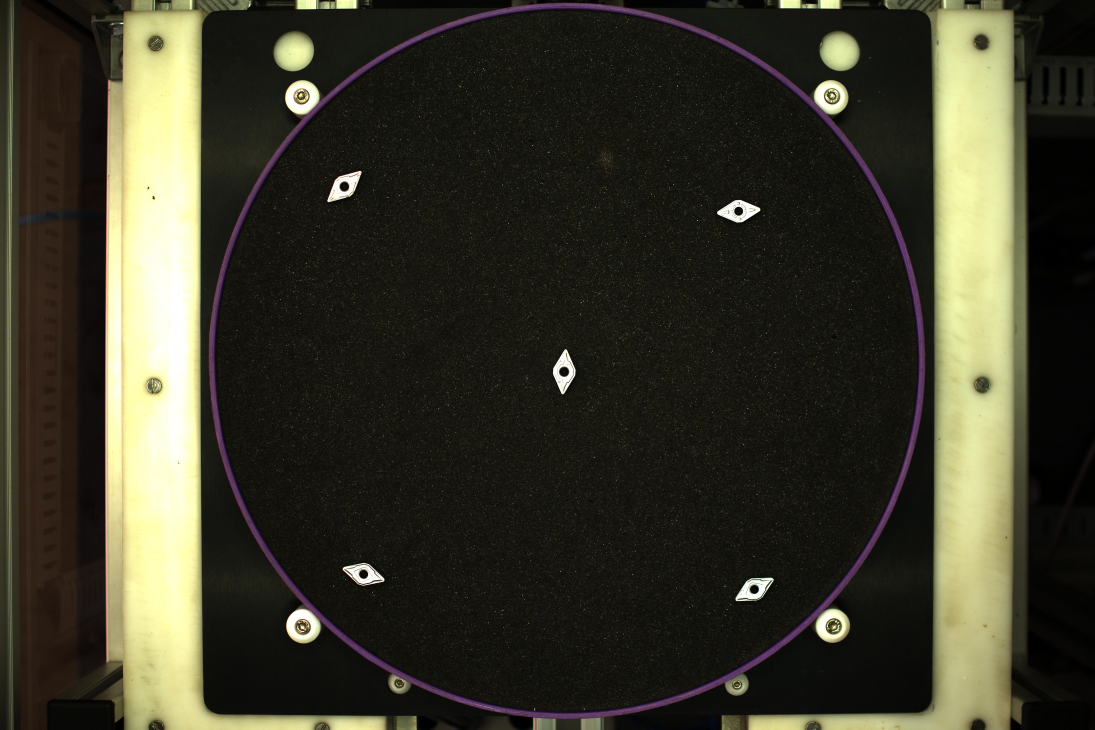
#> input picture ObjectAnalysis/30.jpg, 5472 x 3648 px (shown at 1/5 size)
$ jupyter execute --allow-errors object_analysis.ipynb
#> lines starting #> are read from the running program, lines starting #| are printed output that depends on the picture; after the words box and inside, x2 and y2 are one past the last pixel; in counts of white or black regions, pixels touching at a corner belong together
[cell 1]
from matplotlib import pyplot as plt
import numpy as np
import cv2
import time

filename = '40000.JPG'
# Load an color image in grayscale
img = cv2.imread('40000.JPG', 1)
# img2 = img[:,:,::-1]
#> (the rest of this cell did not finish here and is left out)

[cell 2]
import ctypes
from time import process_time
# Load DLL into memory.

#> (the rest of this cell did not finish here and is left out)

[cell 3]
from ctypes import *
#> (the rest of this cell did not finish here and is left out)

[cell 4]
s = "Hello, World"
#> (the rest of this cell did not finish here and is left out)

[cell 5]
import ctypes
#> (the rest of this cell did not finish here and is left out)

#> (a cell that did not finish here is left out)

#> (a cell that did not finish here is left out)

[cell 8]
from matplotlib import pyplot as plt
import numpy as np
import cv2
import time

def is_contour_good(c, min_area, max_area):
    # approximate the contour
    peri = cv2.arcLength(c, True)
    area = cv2.contourArea(c)
    # the contour is 'bad' if it is not a rectangle
    return (area >= min_area) and (area <= max_area)

def detect_objects(img_filename, binary_threshold, top_leftx, top_lefty, bottom_rightx, bottom_righty, min_area, max_area, num_objects):
#> called with img_filename = '30.jpg', binary_threshold = 80, top_leftx = 1100, top_lefty = 40, bottom_rightx = 4480, bottom_righty = 3540, min_area = 10000, max_area = 25000
    ipImg = cv2.imread(img_filename, 0)
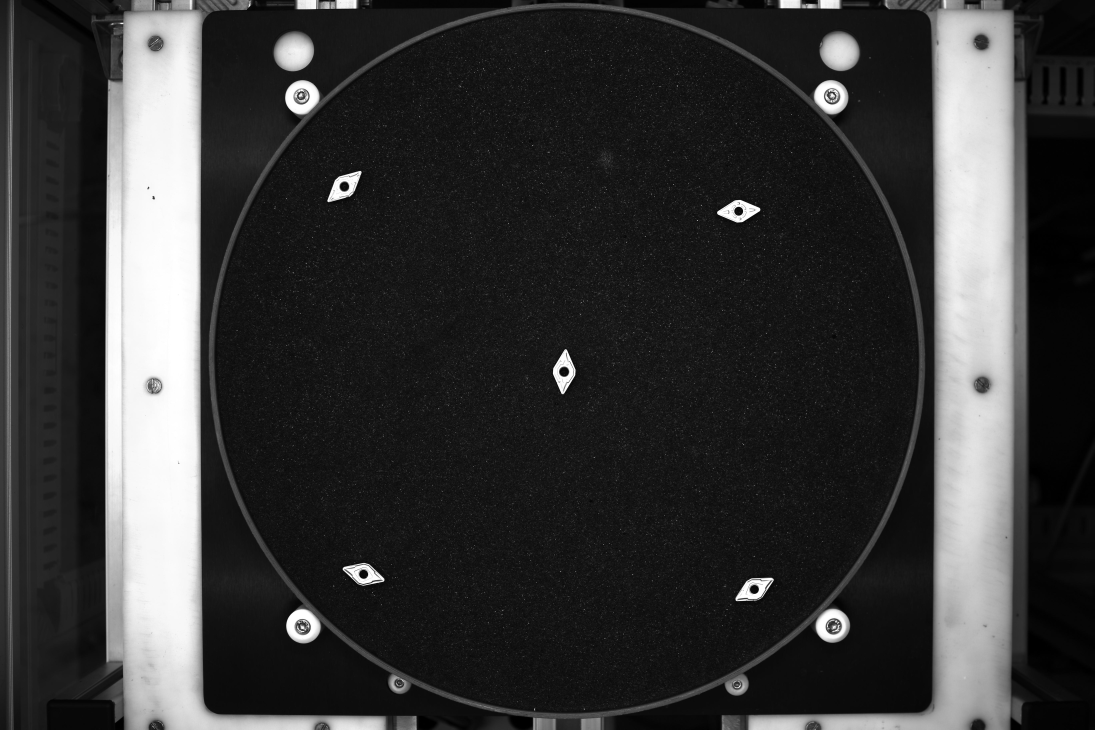
#> ipImg: shape (3648, 5472) (shown at 1/5 size); min 0, max 255, mean 55.9
#     ipImg = cv2.blur(ipImg, (5,5))
    height,width = ipImg.shape
#> height = 3648; width = 5472
    circleMask = np.zeros((height,width), np.uint8)
    circle_radius = round((bottom_righty - top_lefty)/2)
    center_circle = (round(top_leftx+circle_radius), round(top_lefty+circle_radius))
    cv2.circle(circleMask, center_circle, circle_radius, 1, thickness=-1)
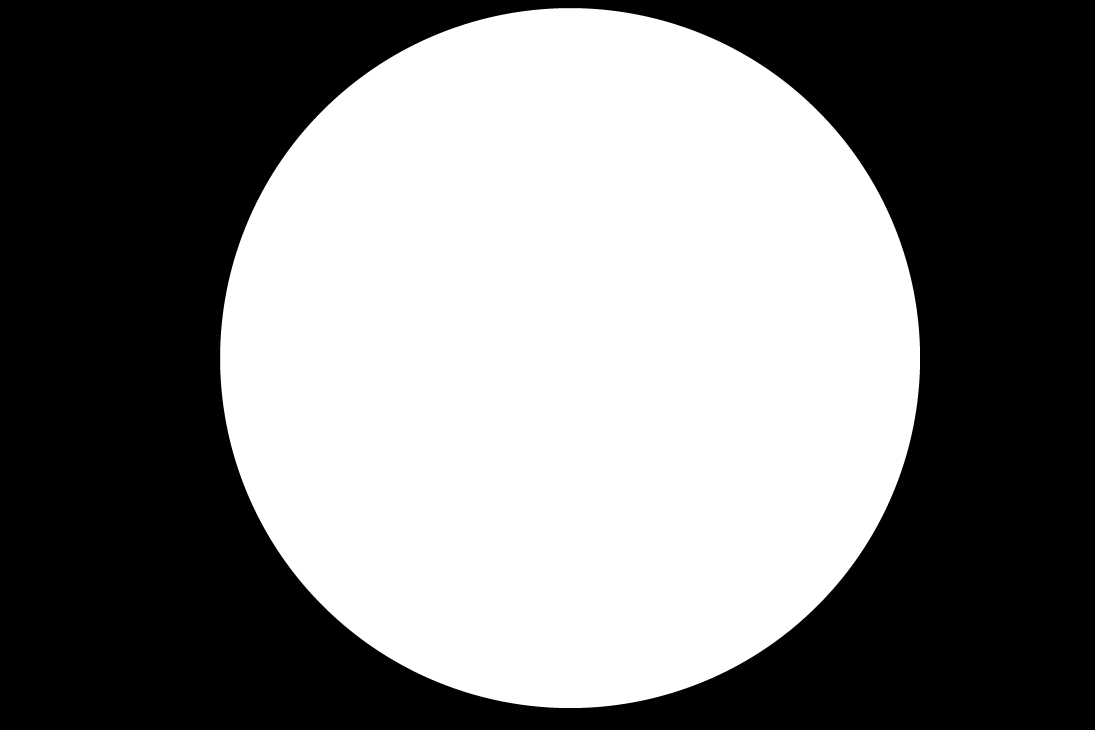
#> circleMask: shape (3648, 5472) (shown at 1/5 size); values 0 (black) and 1 (white), 48.2% white; 1 white region, box (x1, y1, x2, y2) and area: (1100, 40, 4601, 3541) 9620997
    maskedImg = cv2.bitwise_and(ipImg, ipImg, mask=circleMask)
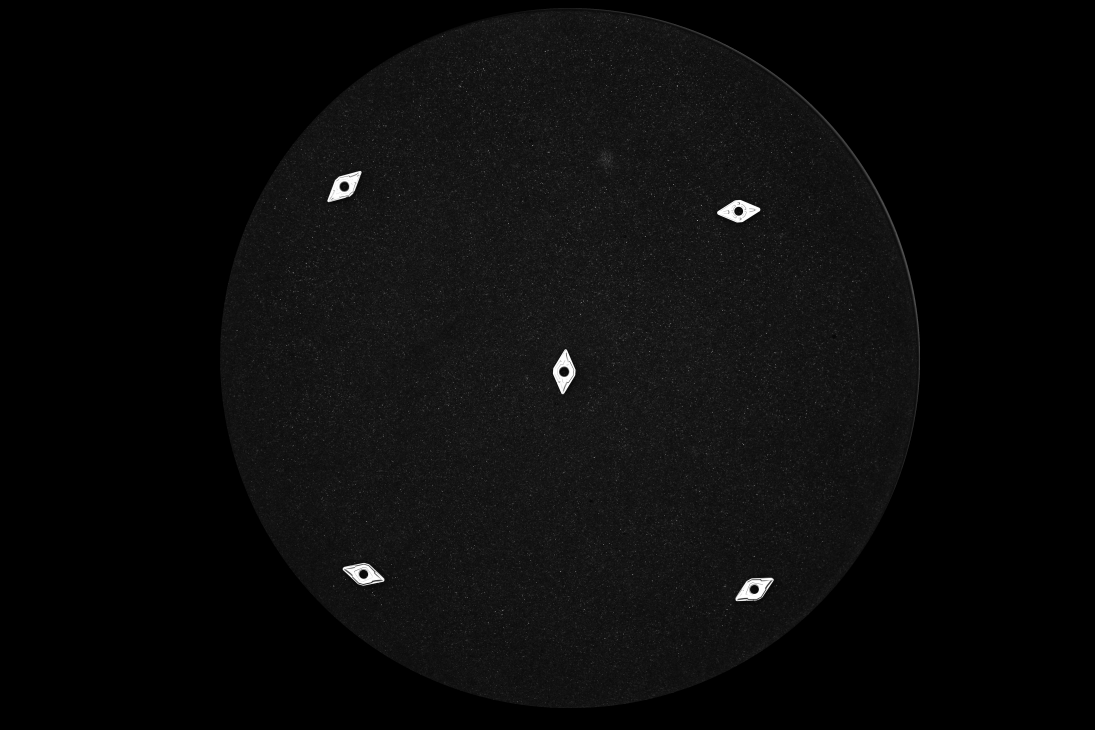
#> maskedImg: shape (3648, 5472) (shown at 1/5 size); min 0, max 255, mean 10.9
    plt.imshow(maskedImg)
    kernel = np.ones((5,5), np.uint8)
    (ret, bwImg) = cv2.threshold(maskedImg, binary_threshold, 255, cv2.THRESH_BINARY)
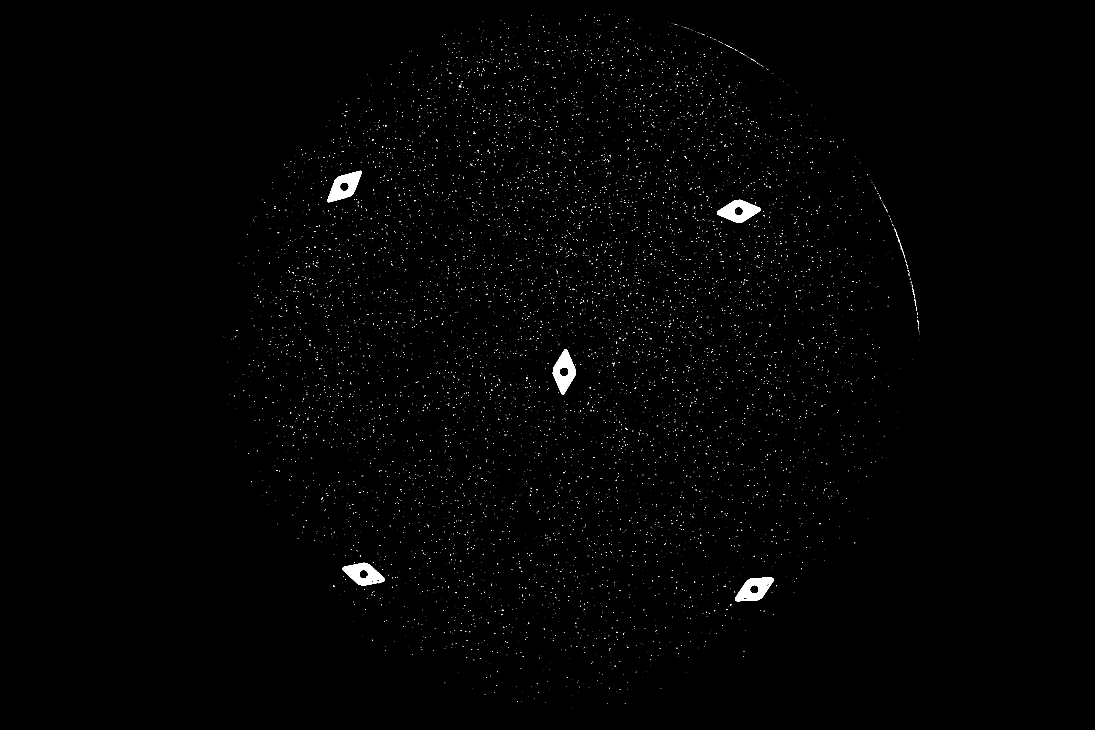
#> bwImg: shape (3648, 5472) (shown at 1/5 size); 0.49% white; 7847 white regions (7827 under 20 px), largest, box (x1, y1, x2, y2) and area: (3585, 999, 3802, 1113) 13529, (1636, 854, 1808, 1011) 13392, (2764, 1746, 2878, 1972) 13268
#> ret = 80
    erodeImg = cv2.erode(bwImg, kernel, iterations=1)
#> erodeImg: shape (3648, 5472); 0.26% white; 15 white regions (10 under 20 px), largest, box (x1, y1, x2, y2) and area: (3587, 1001, 3800, 1111) 11760, (1639, 857, 1806, 1009) 11147, (2766, 1748, 2876, 1969) 10536, (3678, 2890, 3867, 3004) 9523, (1715, 2816, 1921, 2918) 8456
    dilateImg = cv2.dilate(erodeImg, kernel, iterations=1)
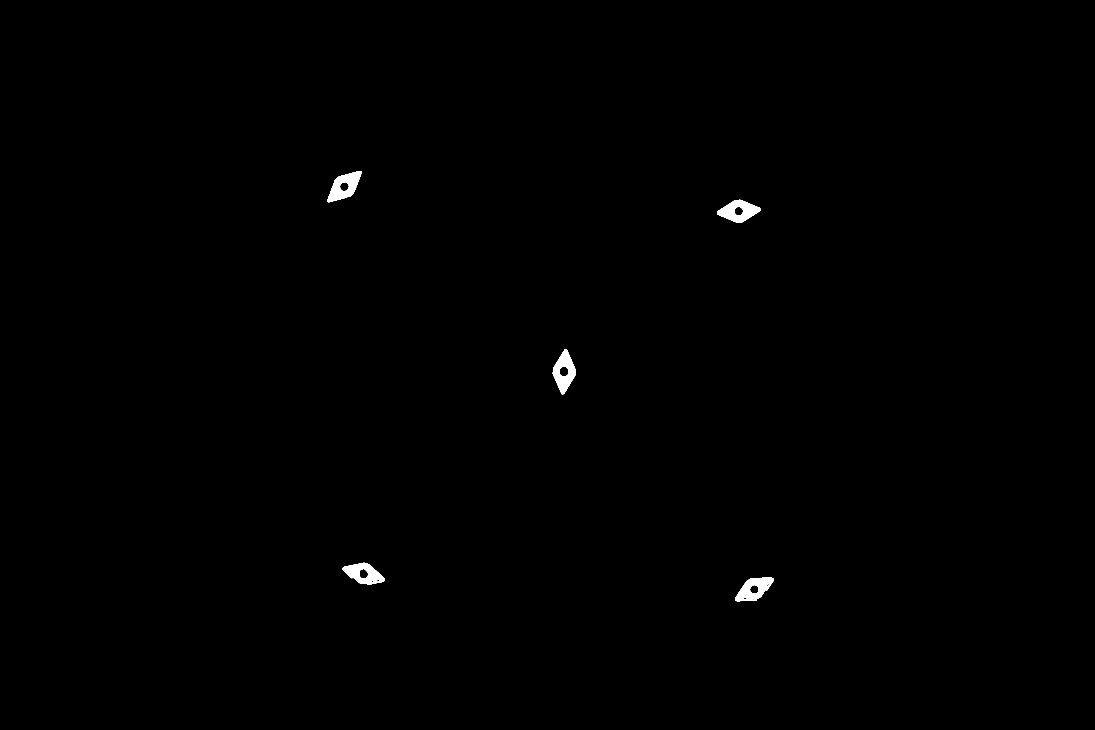
#> dilateImg: shape (3648, 5472) (shown at 1/5 size); 0.32% white; 6 white regions
    contours, hierarchy = cv2.findContours(dilateImg, cv2.RETR_EXTERNAL, cv2.CHAIN_APPROX_SIMPLE)
#> contours = 6 contours; box (x1, y1, x2, y2) and area: (2764, 1746, 2878, 1971) 15018, (1637, 855, 1808, 1011) 14805, (3585, 999, 3802, 1113) 14791, (3676, 2888, 3869, 3006) 13610, (1713, 2814, 1923, 2924) 13586, (3768, 2998, 3783, 3003) 56
    objectCoordinates = list()
    count = 0
    im = cv2.cvtColor(ipImg, cv2.COLOR_GRAY2RGB)
    for c in contours:
        if is_contour_good(c, min_area, max_area) and num_objects>=count:
            M = cv2.moments(c)
            cX = int(M["m10"] / M["m00"])
            cY = int(M["m01"] / M["m00"])

            peri = cv2.arcLength(c, True)
            approx = cv2.approxPolyDP(c, 0.04 * peri, True)
            objectCoordinates.append([cX, cY])
            count += 1
            if len(approx) == 4 or len(approx) == 3:
                rotrect = cv2.minAreaRect(approx)
                box = cv2.boxPoints(rotrect)
                box = np.int0(box)
                cv2.drawContours(im, [box], 0, (0,255,0), 10)
                cv2.line(im, (box[0][0], box[0][1]), (box[1][0], box[1][1]), (0,0,255), 10)
                cv2.putText(im, str(round(rotrect[2], 2)), (cX, cY), cv2.FONT_HERSHEY_SIMPLEX, 2, (255, 255, 255), 10)
#> this loop made 6 passes
#> (area in is_contour_good, cX, cY, approx, rotrect, box) on passes 2 to 4: (13609.5, 3768, 2944, [[3867, 2895], [3742, 2899], [3677, 3000], [3788, 2993]], ((3771.9, 2945.6), (196.2, 96.71), -3.61), [[3676, 3000], [3670, 2903], [3866, 2891], [3872, 2987]]), (13586.5, 1817, 2867, [[1713, 2842], [1794, 2914], [1922, 2902], [1826, 2815]], ((1817.9, 2871.5), (95.25, 196.1), -48.37), [[1859, 2972], [1712, 2841], [1776, 2770], [1922, 2901]]), (15018, 2820, 1858, [[2830, 1746], [2765, 1849], [2809, 1970], [2876, 1875]], ((2819.1, 1858.1), (95.82, 203.9), -19.63), [[2808, 1970], [2739, 1778], [2830, 1746], [2898, 1938]])
#> (c, area in is_contour_good) on pass 1: ([[3768, 2998], [3768, 3002], [3782, 3002], [3782, 2998]], 56)
#> after the loop, count = 5; objectCoordinates = [[3768, 2944], [1817, 2867], [2820, 1858], [3693, 1055], [1721, 932]]
    cv2.imwrite('tes.jpg', im)
    stringCoordinates = ';'.join(str(i[0]) + "," + str(i[1]) for i in objectCoordinates)
    return stringCoordinates

# detect_objects('Testimage.jpg', binary_threshold=230, top_leftx=1100, top_lefty=40, bottom_rightx=4480, bottom_righty=3540, min_area=10000, max_area=25000, num_objects=100)
# detect_objects('testim.jpg', binary_threshold=50, top_leftx=1100, top_lefty=40, bottom_rightx=4480, bottom_righty=3540, min_area=1000, max_area=15000, num_objects=100)
# detect_objects('input_image.jpg', binary_threshold=230, top_leftx=1100, top_lefty=40, bottom_rightx=4480, bottom_righty=3540, min_area=10000, max_area=15000, num_objects=100)
detect_objects('30.jpg', binary_threshold=80, top_leftx=1100, top_lefty=40, bottom_rightx=4480, bottom_righty=3540, min_area=10000, max_area=25000, num_objects=100)
